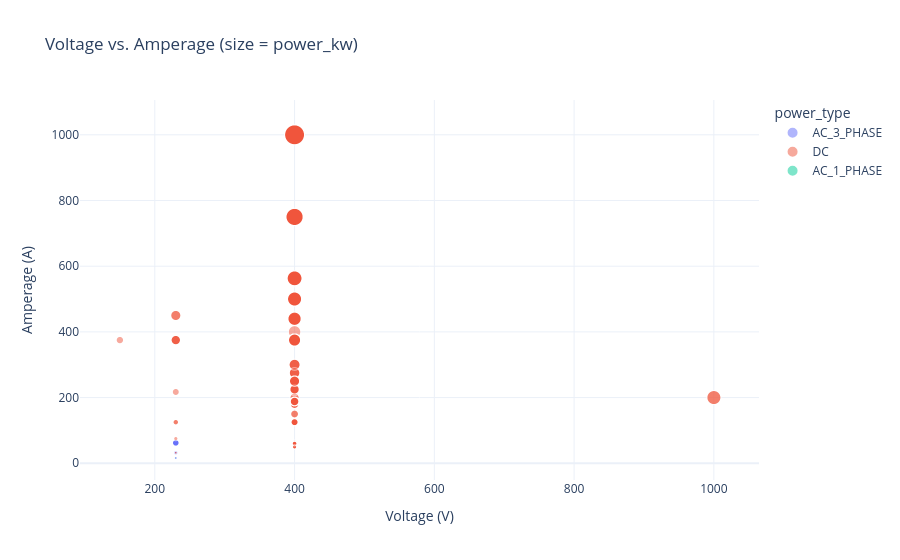

This figure's notebook cell:
### Markdown cell above
### Task 4 — Scatter plot: `voltage` vs. `amperage`

### Code cell
fig = px.scatter(
    df, x='voltage', y='amperage',
    color='power_type', size='power_kw',
    hover_data=['city', 'plug_type'],
    size_max=20, opacity=0.5,
    title='Voltage vs. Amperage (size = power_kw)',
    labels={'voltage': 'Voltage (V)', 'amperage': 'Amperage (A)'},
    template='plotly_white'
)
fig.show()

### Figure 1 — Plotly figure (JSON) as saved in the notebook; plotly's stock layout.template omitted (floating-point values rounded to 4 significant figures; data arrays with more than 128 entries replaced by an {"elided": "..."} marker saying what was removed)
{"data": [{"customdata": {"elided": "1821x2 str values"}, "hovertemplate": "power_type=AC_3_PHASE<br>Voltage (V)=%{x}<br>Amperage (A)=%{y}<br>power_kw=%{marker.size}<br>city=%{customdata[0]}<br>plug_type=%{customdata[1]}<extra></extra>", "legendgroup": "AC_3_PHASE", "marker": {"color": "#636efa", "opacity": 0.5, "size": {"elided": "1821 float values"}, "sizemode": "area", "sizeref": 1, "symbol": "circle"}, "mode": "markers", "name": "AC_3_PHASE", "showlegend": true, "type": "scattergl", "x": {"elided": "1821 int values"}, "xaxis": "x", "y": {"elided": "1821 int values"}, "yaxis": "y"}, {"customdata": {"elided": "620x2 str values"}, "hovertemplate": "power_type=DC<br>Voltage (V)=%{x}<br>Amperage (A)=%{y}<br>power_kw=%{marker.size}<br>city=%{customdata[0]}<br>plug_type=%{customdata[1]}<extra></extra>", "legendgroup": "DC", "marker": {"color": "#EF553B", "opacity": 0.5, "size": {"elided": "620 float values"}, "sizemode": "area", "sizeref": 1, "symbol": "circle"}, "mode": "markers", "name": "DC", "showlegend": true, "type": "scattergl", "x": {"elided": "620 int values"}, "xaxis": "x", "y": {"elided": "620 int values"}, "yaxis": "y"}, {"customdata": [["Gruyères", "Type 2 Outlet"]], "hovertemplate": "power_type=AC_1_PHASE<br>Voltage (V)=%{x}<br>Amperage (A)=%{y}<br>power_kw=%{marker.size}<br>city=%{customdata[0]}<br>plug_type=%{customdata[1]}<extra></extra>", "legendgroup": "AC_1_PHASE", "marker": {"color": "#00cc96", "opacity": 0.5, "size": [4.0], "sizemode": "area", "sizeref": 1, "symbol": "circle"}, "mode": "markers", "name": "AC_1_PHASE", "showlegend": true, "type": "scattergl", "x": [230], "xaxis": "x", "y": [16], "yaxis": "y"}], "layout": {"legend": {"itemsizing": "constant", "title": {"text": "power_type"}, "tracegroupgap": 0}, "title": {"text": "Voltage vs. Amperage (size = power_kw)"}, "xaxis": {"anchor": "y", "domain": [0, 1], "title": {"text": "Voltage (V)"}}, "yaxis": {"anchor": "x", "domain": [0, 1], "title": {"text": "Amperage (A)"}}}}
